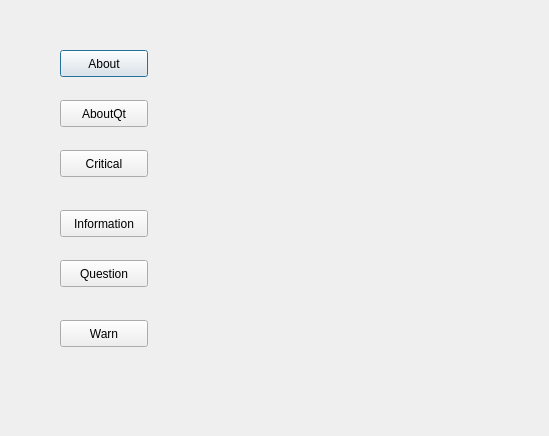
<?xml version="1.0" encoding="UTF-8"?>
<ui version="4.0">
 <class>Dialog</class>
 <widget class="QDialog" name="Dialog">
  <property name="geometry">
   <rect>
    <x>0</x>
    <y>0</y>
    <width>549</width>
    <height>436</height>
   </rect>
  </property>
  <property name="windowTitle">
   <string>Dialog</string>
  </property>
  <widget class="QPushButton" name="pushButton">
   <property name="geometry">
    <rect>
     <x>60</x>
     <y>50</y>
     <width>88</width>
     <height>27</height>
    </rect>
   </property>
   <property name="text">
    <string>About</string>
   </property>
  </widget>
  <widget class="QPushButton" name="pushButton_2">
   <property name="geometry">
    <rect>
     <x>60</x>
     <y>100</y>
     <width>88</width>
     <height>27</height>
    </rect>
   </property>
   <property name="text">
    <string>AboutQt</string>
   </property>
  </widget>
  <widget class="QPushButton" name="pushButton_3">
   <property name="geometry">
    <rect>
     <x>60</x>
     <y>150</y>
     <width>88</width>
     <height>27</height>
    </rect>
   </property>
   <property name="text">
    <string>Critical</string>
   </property>
  </widget>
  <widget class="QPushButton" name="pushButton_4">
   <property name="geometry">
    <rect>
     <x>60</x>
     <y>210</y>
     <width>88</width>
     <height>27</height>
    </rect>
   </property>
   <property name="text">
    <string>Information</string>
   </property>
  </widget>
  <widget class="QPushButton" name="pushButton_5">
   <property name="geometry">
    <rect>
     <x>60</x>
     <y>260</y>
     <width>88</width>
     <height>27</height>
    </rect>
   </property>
   <property name="text">
    <string>Question</string>
   </property>
  </widget>
  <widget class="QPushButton" name="pushButton_6">
   <property name="geometry">
    <rect>
     <x>60</x>
     <y>320</y>
     <width>88</width>
     <height>27</height>
    </rect>
   </property>
   <property name="text">
    <string>Warn</string>
   </property>
  </widget>
 </widget>
 <layoutdefault spacing="6" margin="11"/>
 <resources/>
 <connections/>
</ui>
